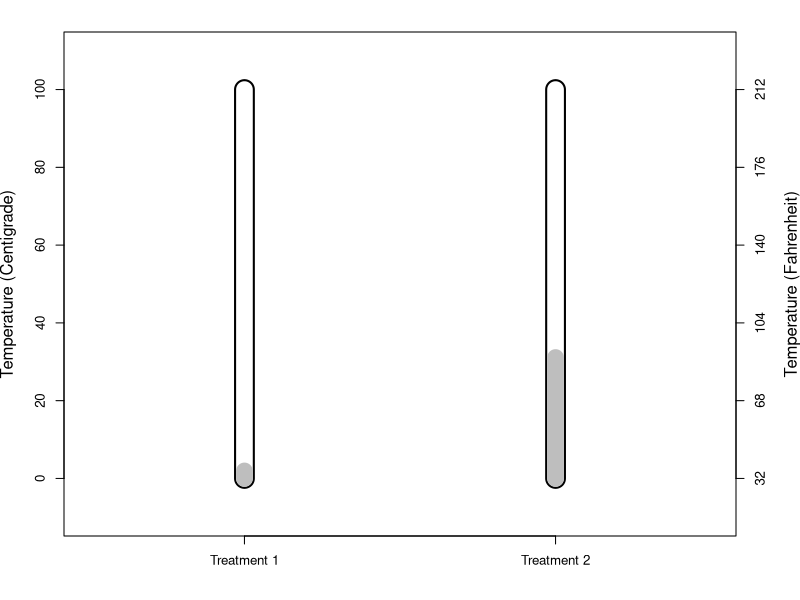

This figure's R source:
par(cex=0.8)
x <- 1:2
y <- runif(2, 0, 100)
par(mar=c(4, 4, 2, 4))
plot(x, y, type="n", xlim=c(0.5, 2.5), ylim=c(-10, 110),
     axes=FALSE, ann=FALSE)

axis(2, at=seq(0, 100, 20))
mtext("Temperature (Centigrade)", side=2, line=3)

axis(1, at=1:2, labels=c("Treatment 1", "Treatment 2"))
axis(4, at=seq(0, 100, 20), labels=seq(0, 100, 20)*9/5 + 32)
mtext("Temperature (Fahrenheit)", side=4, line=3)
box()

segments(x, 0, x, 100, lwd=20)
segments(x, 0, x, 100, lwd=16, col="white")
segments(x, 0, x, y, lwd=16, col="gray")




